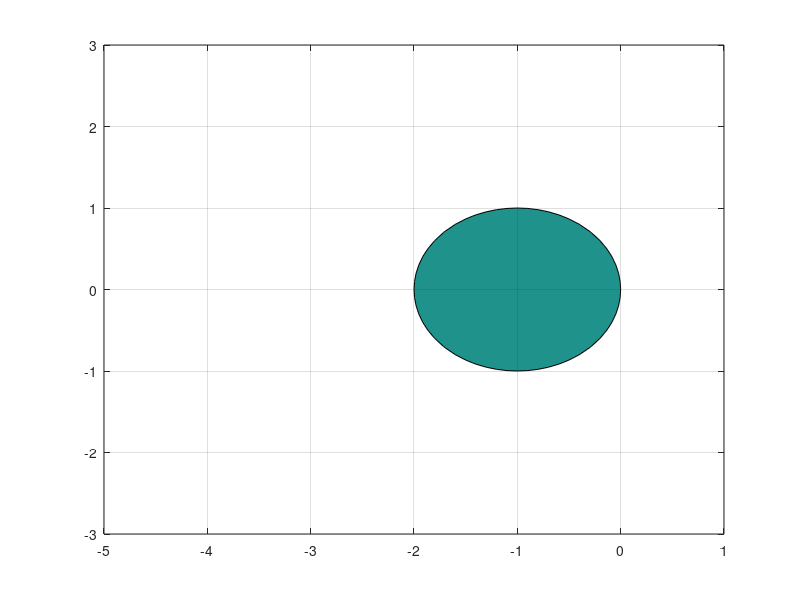

This chart was generated by the following MATLAB code:
%% Análisis región estabilidad lineal numericamente para métodos Runge-Kutta

% Recorremos un mallado de lambda*dt comprobando si el polinomio que caracteriza 
% el comportamiento en valor absoluto de la iteración es menor que 1 

n = 1; % orden del método, dato de entrada

[x y] = meshgrid(-5:.1:1,-3:.1:3);
z = complex(x,y); %mallamos plano complejo, con z=dt*lambda

zz = 1;
for k=1:n
    zz = zz + z.^k/factorial(k); % genera el polinomio
end

contourf(x,y,-abs(zz),-[1 1]) %colorea zona estable
grid
